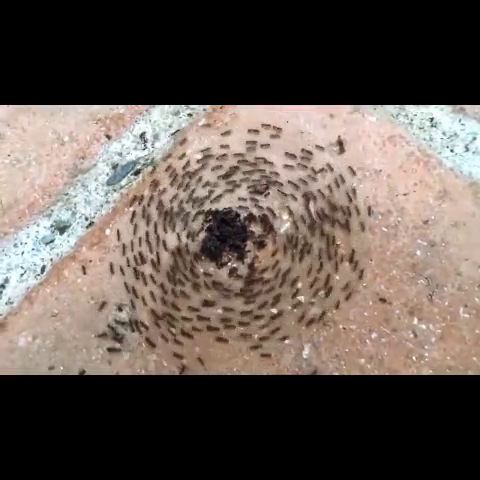
#> input picture frame 15 of scripts_video/meat.mp4, 480 x 480 px
$ python flow2.py
#> lines starting #> are read from the running program, lines starting #| are printed output that depends on the picture
import cv2
import numpy as np
cap = cv2.VideoCapture("meat.mp4")

fourcc = cv2.VideoWriter_fourcc(*'XVID')
out = cv2.VideoWriter('4.mp4',fourcc, 20.0, (480,480))

ret, frame1 = cap.read()
#> frame1 is the input picture: shape (480, 480, 3); mean B, G, R 81.1, 87.9, 98.8
prvs = cv2.cvtColor(frame1,cv2.COLOR_BGR2GRAY)
hsv = np.zeros_like(frame1)
hsv[...,1] = 255

while(1):
    ret, frame2 = cap.read()
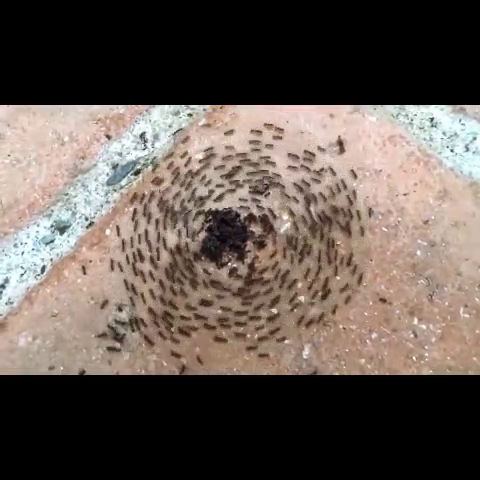
#> input picture frame 16 of scripts_video/meat.mp4, 480 x 480 px
#> frame2 is the input picture: shape (480, 480, 3); mean B, G, R 81.1, 87.8, 98.7
    next = cv2.cvtColor(frame2,cv2.COLOR_BGR2GRAY)
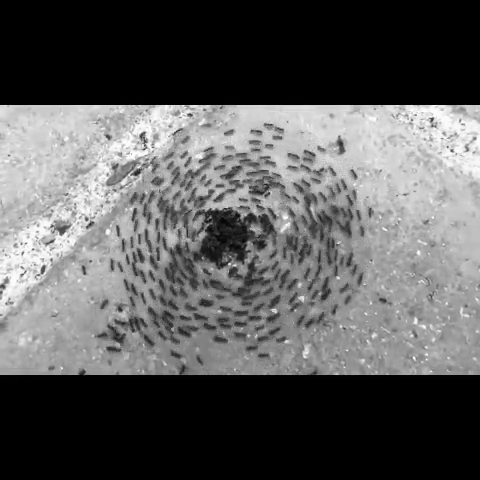
#> next: shape (480, 480); min 0, max 255, mean 90.3

    flow = cv2.calcOpticalFlowFarneback(prvs,next, None, 0.5, 3, 15, 3, 5, 1.2, 0)

    mag, ang = cv2.cartToPolar(flow[...,0], flow[...,1])
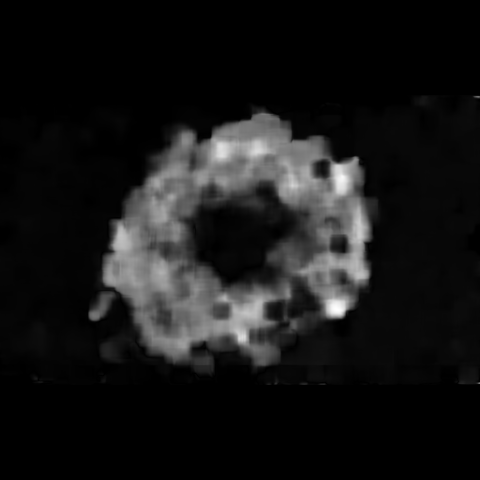
#> mag: shape (480, 480) float32; min 0, max 5.81, mean 0.52; drawn with min black and max white
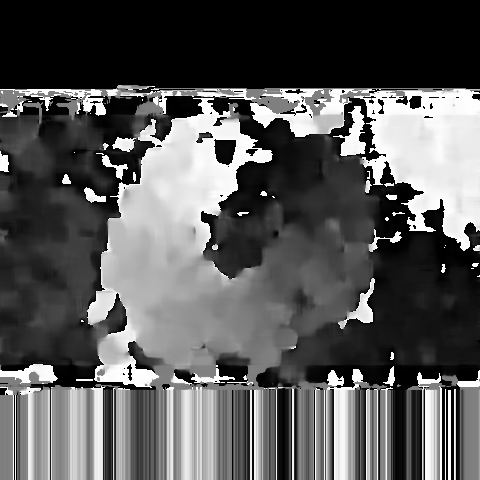
#> ang: shape (480, 480) float32; min 0, max 6.28, mean 2.2; drawn with min black and max white
    hsv[...,0] = ang*180/np.pi/2
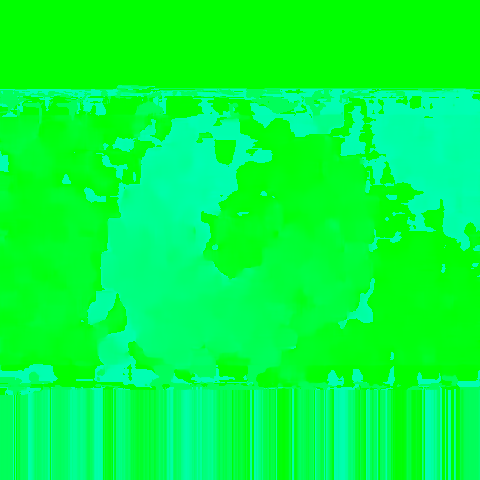
#> hsv: shape (480, 480, 3); mean of channels 0, 1, 2 62.5, 255, 0; drawn as B, G, R
    hsv[...,2] = cv2.normalize(mag,None,0,255,cv2.NORM_MINMAX)
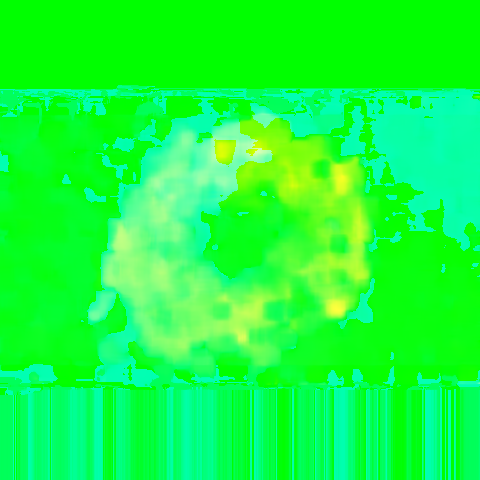
#> hsv: shape (480, 480, 3); mean of channels 0, 1, 2 62.5, 255, 22.5; drawn as B, G, R
    rgb = cv2.cvtColor(hsv,cv2.COLOR_HSV2BGR)
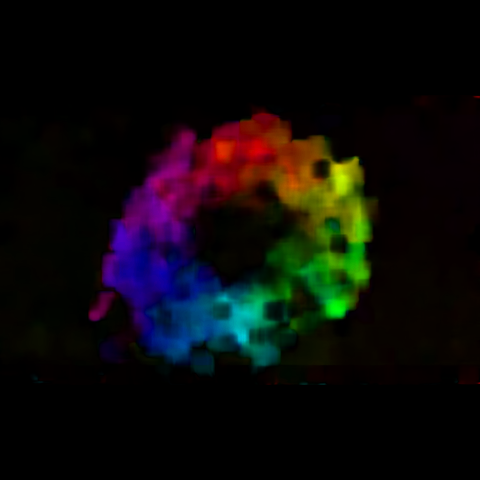
#> rgb: shape (480, 480, 3); mean B, G, R 9.8, 10.2, 12.4

    out.write(rgb)

    cv2.imshow('frame2',rgb)
    k = cv2.waitKey(30) & 0xff
#> (key Esc is pressed here)
    if k == 27:
        break
    elif k == ord('s'):
        cv2.imwrite('opticalfb.png',frame2)
        cv2.imwrite('opticalhsv.png',rgb)
    prvs = next

cap.release()
out.release()
cv2.destroyAllWindows()

$ run again, starting later in the video
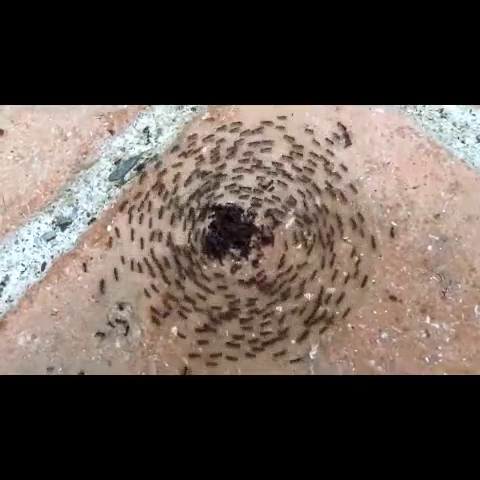
#> input picture frame 68 of scripts_video/meat.mp4, 480 x 480 px
#> frame1 is the input picture: shape (480, 480, 3); mean B, G, R 76.9, 83.3, 94.2
#> `hsv[...,2] = cv2.normalize(mag,None,0,255,cv2.NORM_MINMAX)`:
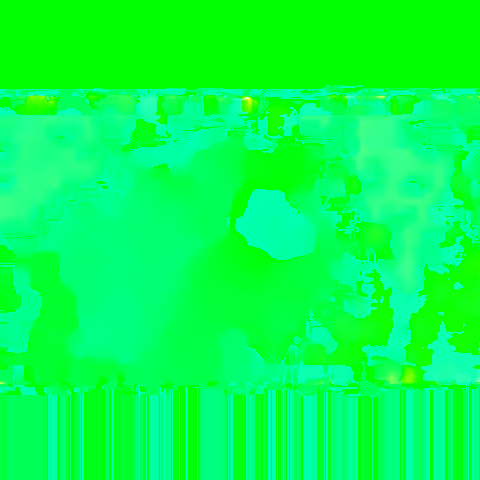
#> hsv: shape (480, 480, 3); mean of channels 0, 1, 2 78.1, 255, 4.2; drawn as B, G, R
#> `rgb = cv2.cvtColor(hsv,cv2.COLOR_HSV2BGR)`:
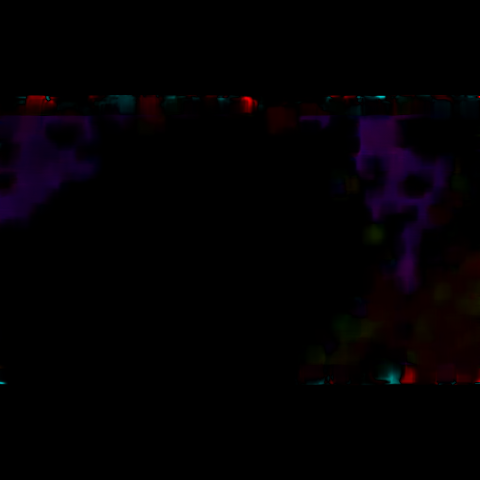
#> rgb: shape (480, 480, 3); mean B, G, R 2.8, 0.5, 2.7

$ run again, starting later in the video
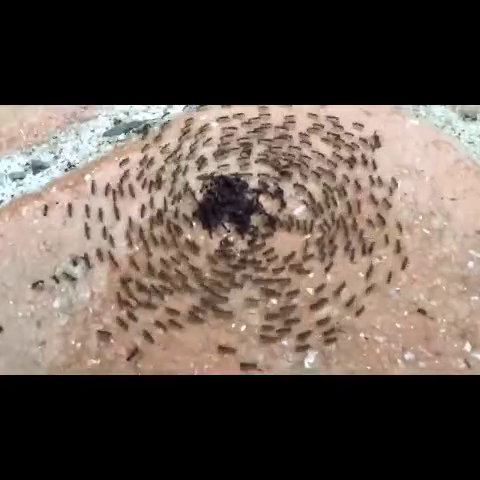
#> input picture frame 121 of scripts_video/meat.mp4, 480 x 480 px
#> frame1 is the input picture: shape (480, 480, 3); mean B, G, R 78.1, 86.1, 98.3
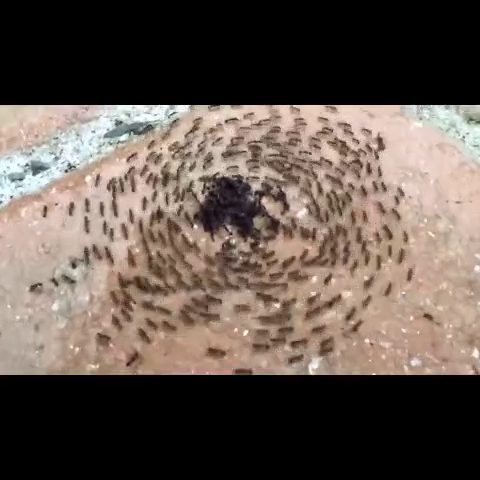
#> input picture frame 122 of scripts_video/meat.mp4, 480 x 480 px
#> frame2 is the input picture: shape (480, 480, 3); mean B, G, R 78.2, 86.1, 98.4
#> `rgb = cv2.cvtColor(hsv,cv2.COLOR_HSV2BGR)`:
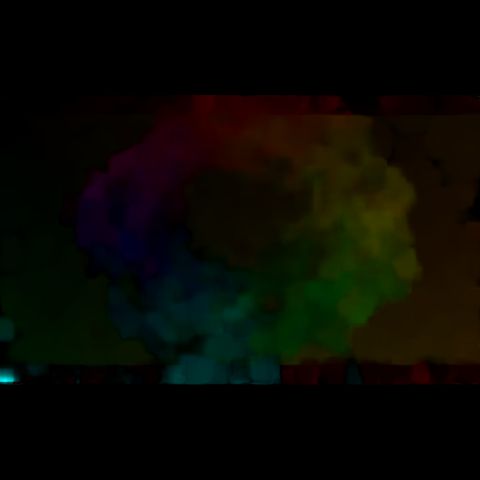
#> rgb: shape (480, 480, 3); mean B, G, R 2.7, 9, 8.9
